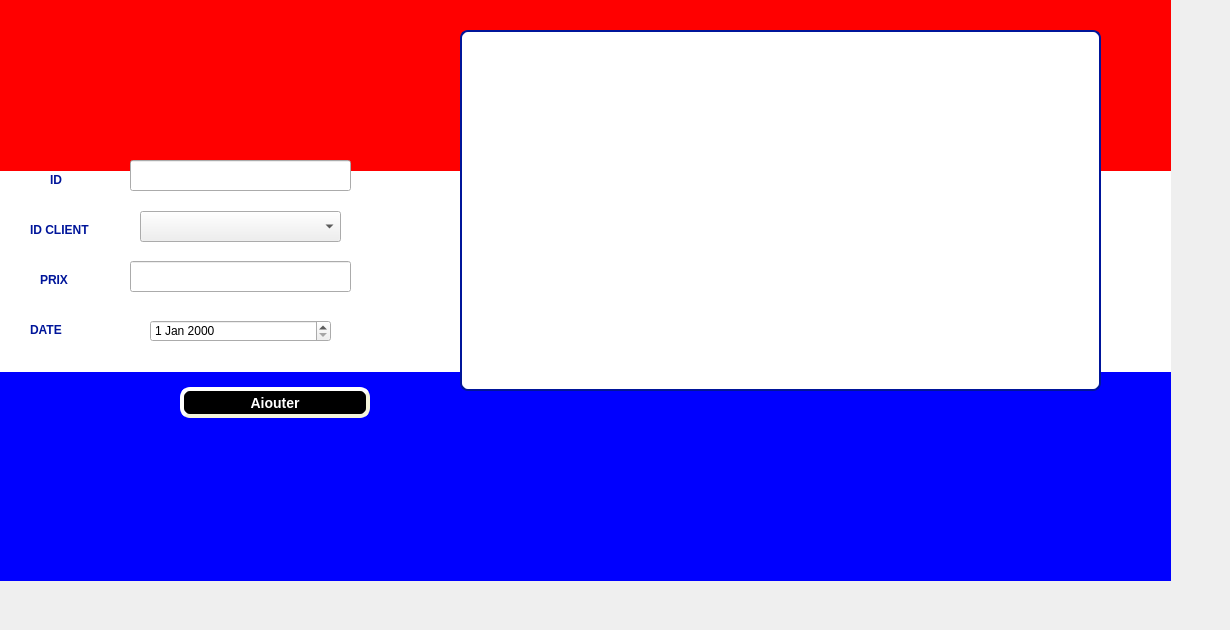
          <widget class="QWidget" name="tab_13">
           <attribute name="title">
            <string>Ajouter un Ticket</string>
           </attribute>
           <widget class="QLineEdit" name="lineEdit_prix">
            <property name="geometry">
             <rect>
              <x>130</x>
              <y>261</y>
              <width>221</width>
              <height>31</height>
             </rect>
            </property>
            <property name="styleSheet">
             <string notr="true">QLineEdit {
padding: 1px;
border-style: solid;
border: 2px solid gray;
border-radius: 8px;
border:2px solid #00159a;
	
	background-color: rgb(255, 255, 255);
}border:2px solid #000;</string>
            </property>
            <property name="text">
             <string/>
            </property>
           </widget>
           <widget class="QLabel" name="reference_22">
            <property name="geometry">
             <rect>
              <x>40</x>
              <y>270</y>
              <width>131</width>
              <height>20</height>
             </rect>
            </property>
            <property name="font">
             <font>
              <pointsize>9</pointsize>
              <weight>75</weight>
              <bold>true</bold>
              <underline>false</underline>
             </font>
            </property>
            <property name="styleSheet">
             <string notr="true">color:#00159a</string>
            </property>
            <property name="text">
             <string>PRIX</string>
            </property>
           </widget>
           <widget class="QLabel" name="quantite_7">
            <property name="geometry">
             <rect>
              <x>30</x>
              <y>320</y>
              <width>141</width>
              <height>20</height>
             </rect>
            </property>
            <property name="font">
             <font>
              <pointsize>9</pointsize>
              <weight>75</weight>
              <bold>true</bold>
              <underline>false</underline>
             </font>
            </property>
            <property name="styleSheet">
             <string notr="true">color:#00159a</string>
            </property>
            <property name="text">
             <string>DATE</string>
            </property>
           </widget>
           <widget class="QPushButton" name="pb_ajouter">
            <property name="geometry">
             <rect>
              <x>180</x>
              <y>387</y>
              <width>190</width>
              <height>31</height>
             </rect>
            </property>
            <property name="styleSheet">
             <string notr="true">background-color: rgb(0, 0, 0);
color: rgb(255, 255, 255);
     border-style: outset;
     border-width: 4px;
     border-radius: 10px;
     border-color: beige;
     font: bold 14px;
     min-width: 10em;
     padding: 6px</string>
            </property>
            <property name="text">
             <string>Ajouter</string>
            </property>
           </widget>
           <widget class="QLabel" name="reference_23">
            <property name="geometry">
             <rect>
              <x>50</x>
              <y>170</y>
              <width>131</width>
              <height>20</height>
             </rect>
            </property>
            <property name="font">
             <font>
              <pointsize>9</pointsize>
              <weight>75</weight>
              <bold>true</bold>
              <underline>false</underline>
             </font>
            </property>
            <property name="styleSheet">
             <string notr="true">color:#00159a</string>
            </property>
            <property name="text">
             <string>ID</string>
            </property>
           </widget>
           <widget class="QLabel" name="reference_24">
            <property name="geometry">
             <rect>
              <x>30</x>
              <y>220</y>
              <width>131</width>
              <height>20</height>
             </rect>
            </property>
            <property name="font">
             <font>
              <pointsize>9</pointsize>
              <weight>75</weight>
              <bold>true</bold>
              <underline>false</underline>
             </font>
            </property>
            <property name="styleSheet">
             <string notr="true">color:#00159a</string>
            </property>
            <property name="text">
             <string>ID CLIENT</string>
            </property>
           </widget>
           <widget class="QLineEdit" name="lineEdit_id">
            <property name="geometry">
             <rect>
              <x>130</x>
              <y>160</y>
              <width>221</width>
              <height>31</height>
             </rect>
            </property>
            <property name="styleSheet">
             <string notr="true">QLineEdit {
padding: 1px;
border-style: solid;
border: 2px solid gray;
border-radius: 8px;
border:2px solid #00159a;
	
	background-color: rgb(255, 255, 255);
}border:2px solid #000;</string>
            </property>
           </widget>
           <widget class="QDateEdit" name="dateEdit">
            <property name="geometry">
             <rect>
              <x>150</x>
              <y>320</y>
              <width>181</width>
              <height>22</height>
             </rect>
            </property>
            <property name="styleSheet">
             <string notr="true">QLineEdit {
padding: 1px;
border-style: solid;
border: 2px solid gray;
border-radius: 8px;
border:2px solid #00159a;
	
	background-color: rgb(255, 255, 255);
}border:2px solid #000;</string>
            </property>
           </widget>
           <widget class="QComboBox" name="comboBox_idc">
            <property name="geometry">
             <rect>
              <x>140</x>
              <y>211</y>
              <width>201</width>
              <height>31</height>
             </rect>
            </property>
            <property name="styleSheet">
             <string notr="true">QLineEdit {
padding: 1px;
border-style: solid;
border: 2px solid gray;
border-radius: 8px;
border:2px solid #00159a;
	
	background-color: rgb(255, 255, 255);
}border:2px solid #000;</string>
            </property>
           </widget>
           <widget class="QTableView" name="Ticket_affichage1">
            <property name="geometry">
             <rect>
              <x>460</x>
              <y>30</y>
              <width>641</width>
              <height>361</height>
             </rect>
            </property>
            <property name="styleSheet">
             <string notr="true">QTableView {
padding: 1px;
border-style: solid;
border: 2px solid gray;
border-radius: 8px;
border:2px solid #00159a;
	background-color: rgb(255, 255, 255);
}
</string>
            </property>
           </widget>
           <widget class="QLabel" name="label_12">
            <property name="geometry">
             <rect>
              <x>0</x>
              <y>0</y>
              <width>1121</width>
              <height>501</height>
             </rect>
            </property>
            <property name="text">
             <string/>
            </property>
            <property name="pixmap">
             <pixmap>:/new/prefix1/istockphoto-970785084-170667a.jpg</pixmap>
            </property>
            <property name="scaledContents">
             <bool>true</bool>
            </property>
           </widget>
           <widget class="QLabel" name="label_88">
            <property name="geometry">
             <rect>
              <x>-50</x>
              <y>-40</y>
              <width>1221</width>
              <height>621</height>
             </rect>
            </property>
            <property name="styleSheet">
             <string notr="true">background-color: qlineargradient(spread:pad, x1:0, y1:0, x2:0, y2:1, stop:0 rgba(255, 0, 0, 255), stop:0.339795 rgba(255, 0, 0, 255), stop:0.339799 rgba(255, 255, 255, 255), stop:0.662444 rgba(255, 255, 255, 255), stop:0.662469 rgba(0, 0, 255, 255), stop:1 rgba(0, 0, 255, 255));
alternate-background-color: rgb(255, 255, 0);</string>
            </property>
            <property name="text">
             <string/>
            </property>
            <property name="pixmap">
             <pixmap>../../project/panneau-clap-film-fond-rose-pour-equipement-tournage_9555-779.jpg</pixmap>
            </property>
            <property name="scaledContents">
             <bool>true</bool>
            </property>
           </widget>
           <zorder>label_88</zorder>
           <zorder>label_12</zorder>
           <zorder>lineEdit_prix</zorder>
           <zorder>reference_22</zorder>
           <zorder>quantite_7</zorder>
           <zorder>pb_ajouter</zorder>
           <zorder>reference_23</zorder>
           <zorder>reference_24</zorder>
           <zorder>lineEdit_id</zorder>
           <zorder>dateEdit</zorder>
           <zorder>comboBox_idc</zorder>
           <zorder>Ticket_affichage1</zorder>
          </widget>
